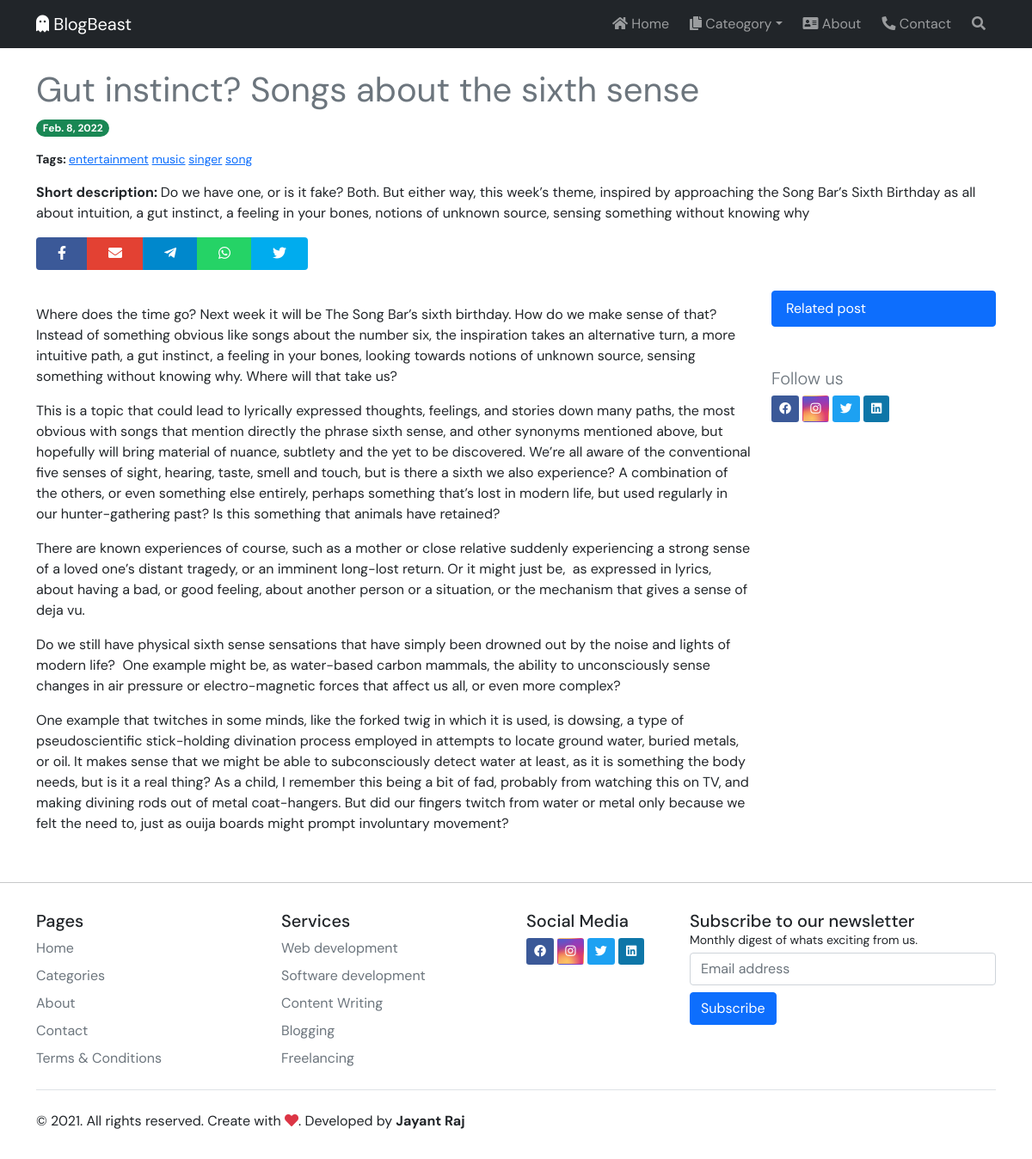
Screenshot of /gut-instinct-songs-about-the-sixth-sense/ with the database file from the repository.
### post/models.py (models this page shows, shortened)
class Blog(models.Model):
    category = models.ForeignKey(Category, on_delete=models.CASCADE)
    title = models.CharField(max_length=200)
    slug = models.SlugField(max_length=100)
    short_desc = models.TextField()
    description = RichTextField()
    tags = TaggableManager()
    doc = models.DateField(auto_now_add=True)
    status = models.BooleanField(default=False, blank=True)

### post/views.py (the view)
# urls.py: path('<str:blog_slug>/', views.BlogDetails.as_view(), name="blog"),
class BlogDetails(View):
    def get(self, request, blog_slug):
        category = Blog.objects.get(slug=blog_slug).category
        return render(request, 'blog.html', {
            'tags_search': Tag.objects.order_by('?')[:25],
            'blog': Blog.objects.get(slug=blog_slug, status=True),
            'related_blog': Blog.objects.filter(status=True, category=category).exclude(slug=blog_slug)[:10],
        })

### post/templates/blog.html (shortened to what this page needs)
{% extends 'base.html' %}
{% block content %}
    <div class="container">
        <div class="row mt-4">
            <div class="col-lg-12">
                <h2 class="display-6 text-muted"><strong>{{ blog.title }}</strong></h2>
                <span class="badge rounded-pill bg-success mb-3">{{ blog.doc }}</span>
                <p class="small">
                    <strong>Tags: </strong>
                    {% for tag in blog.tags.all %}
                    <a href="{% url 'tag' tag.slug %}" class="text-primary">{{ tag.name }}</a>
                    {% endfor %}
                </p>
                <P><strong>Short description: </strong>{{ blog.short_desc }}</P>
                <div class="btn-group">
                    <a href="https://www.facebook.com/sharer.php?u={{ request.build_absolute_uri }}&quote={{ blog.title }}" target="_blank" class="btn px-4 text-white" style="background-color:  #3b5998;"><i class="fab fa-facebook-f"></i></a>
                    <a href="mailto:?subject={{ blog.title }}&amp;body={{ request.build_absolute_uri }}" class="btn px-4 text-white" style="background-color: #E34133;"><i class="fas fa-envelope"></i></a>
                    <a href="https://t.me/share/url?url={{ request.build_absolute_uri }}" target="_blank" class="btn px-4 text-white" style="background-color: #0088cc;"><i class="fab fa-telegram-plane"></i></a>
                    <a href="whatsapp://send?text={{ request.build_absolute_uri }}" target="_blank" class="btn px-4 text-white" style="background-color: #25D366;"><i class="fab fa-whatsapp"></i></a>
                    <a href="https://twitter.com/intent/tweet?text={{ request.build_absolute_uri }}" target="_blank" class="btn px-4 text-white" style="background-color: #00acee;"><i class="fab fa-twitter"></i></a>
                </div>
                <div class="row mt-4">
                    <div class="col-lg-9">
                        <p>
                            {{ blog.description|safe }}
                        </p>
                        <br/>
                    </div>
                    <div class="col-lg-3">
                        <div class="list-group mb-5">
                            <div class="list-group-item list-group-item-action active">Related post</div>
                        </div>
                        <h4 class="text-muted lead">Follow us</h4>
                        <a href="" class="btn text-white btn-sm" style="background-color: #3b5998;">
                            <i class="fab fa-facebook"></i>
                        </a>
                        <a href="" class="btn text-white btn-sm" style="background: radial-gradient(circle farthest-corner at 35% 90%, #fec564, transparent 50%), radial-gradient(circle farthest-corner at 0 140%, #fec564, transparent 50%), radial-gradient(ellipse farthest-corner at 0 -25%, #5258cf, transparent 50%), radial-gradient(ellipse farthest-corner at 20% -50%, #5258cf, transparent 50%), radial-gradient(ellipse farthest-corner at 100% 0, #893dc2, transparent 50%), radial-gradient(ellipse farthest-corner at 60% -20%, #893dc2, transparent 50%), radial-gradient(ellipse farthest-corner at 100% 100%, #d9317a, transparent), linear-gradient(#6559ca, #bc318f 30%, #e33f5f 50%, #f77638 70%, #fec66d 100%);">
                            <i class="fab fa-instagram"></i>
                        </a>
                        <a href="" class="btn text-white btn-sm" style="background-color: 	#1DA1F2;">
                            <i class="fab fa-twitter"></i>
                        </a>
                        <a href="" class="btn text-white btn-sm" style="background-color: #0e76a8;">
                            <i class="fab fa-linkedin"></i>
                        </a>
                    </div>
                </div>
            </div>
        </div>
    </div>
{% endblock content %}

### post/templates/base.html (style rules this page uses)
html, body { font-family: DM Sans, sans-serif; }

### rows the page displays
Blog: title "Gut instinct? Songs about the sixth sense", doc "Feb. 8, 2022", short_desc "Do we have one, or is it fake? Both. But either way, this week’s theme, inspired by approaching the Song Bar’s Sixth Birthday as all about intuition, a gut instinct, a feeling in your bones, notions of unknown source, sensing something without knowing why", description "Where does the time go? Next week it will be The Song Bar’s sixth birthday. How do we make sense of that? Instead of something obvious like songs about the number six, the inspiration takes an alternative turn, a more intuitive path, a gut instinct, a feeling in your bones, looking towards notions of unknown source, sensing something without knowing why. Where will that take us? This is a topic that could lead to lyrically expressed thoughts, feelings, and stories down many paths, the most obvious with songs that mention directly the phrase sixth sense, and other synonyms mentioned above, but hopefully will bring material of nuance, subtlety and the yet to be discovered. We’re all aware of…"
Tag: name "entertainment"
Tag: name "music"
Tag: name "singer"
Tag: name "song"
